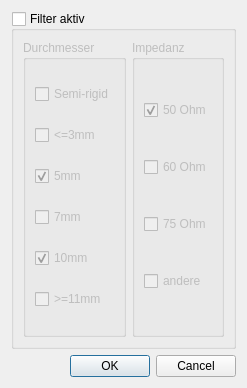
<?xml version="1.0" encoding="UTF-8"?>
<ui version="4.0">
 <class>FilterDialog</class>
 <widget class="QDialog" name="FilterDialog">
  <property name="geometry">
   <rect>
    <x>0</x>
    <y>0</y>
    <width>222</width>
    <height>388</height>
   </rect>
  </property>
  <property name="windowTitle">
   <string>Filter</string>
  </property>
  <layout class="QVBoxLayout" name="verticalLayout">
   <item>
    <widget class="QGroupBox" name="groupBoxFilter">
     <property name="title">
      <string>Filter aktiv</string>
     </property>
     <property name="checkable">
      <bool>true</bool>
     </property>
     <property name="checked">
      <bool>false</bool>
     </property>
     <layout class="QGridLayout" name="gridLayout">
      <item row="0" column="2">
       <widget class="QGroupBox" name="groupBox_2">
        <property name="title">
         <string>Impedanz</string>
        </property>
        <layout class="QVBoxLayout" name="verticalLayout_3">
         <item>
          <widget class="QCheckBox" name="checkBox50">
           <property name="text">
            <string>50 Ohm</string>
           </property>
           <property name="checked">
            <bool>true</bool>
           </property>
          </widget>
         </item>
         <item>
          <widget class="QCheckBox" name="checkBox60">
           <property name="text">
            <string>60 Ohm</string>
           </property>
          </widget>
         </item>
         <item>
          <widget class="QCheckBox" name="checkBox75">
           <property name="text">
            <string>75 Ohm</string>
           </property>
          </widget>
         </item>
         <item>
          <widget class="QCheckBox" name="checkBoxImp">
           <property name="text">
            <string>andere</string>
           </property>
          </widget>
         </item>
        </layout>
       </widget>
      </item>
      <item row="0" column="0" colspan="2">
       <widget class="QGroupBox" name="groupBox">
        <property name="title">
         <string>Durchmesser</string>
        </property>
        <layout class="QVBoxLayout" name="verticalLayout_2">
         <item>
          <widget class="QCheckBox" name="checkBoxSemiRigid">
           <property name="text">
            <string>Semi-rigid</string>
           </property>
          </widget>
         </item>
         <item>
          <widget class="QCheckBox" name="checkBox3mm">
           <property name="text">
            <string>&lt;=3mm</string>
           </property>
          </widget>
         </item>
         <item>
          <widget class="QCheckBox" name="checkBox5mm">
           <property name="text">
            <string>5mm</string>
           </property>
           <property name="checked">
            <bool>true</bool>
           </property>
          </widget>
         </item>
         <item>
          <widget class="QCheckBox" name="checkBox7mm">
           <property name="text">
            <string>7mm</string>
           </property>
          </widget>
         </item>
         <item>
          <widget class="QCheckBox" name="checkBox10mm">
           <property name="text">
            <string>10mm</string>
           </property>
           <property name="checked">
            <bool>true</bool>
           </property>
          </widget>
         </item>
         <item>
          <widget class="QCheckBox" name="checkBox15mm">
           <property name="text">
            <string>&gt;=11mm</string>
           </property>
          </widget>
         </item>
        </layout>
       </widget>
      </item>
     </layout>
    </widget>
   </item>
   <item>
    <widget class="QDialogButtonBox" name="buttonBox">
     <property name="orientation">
      <enum>Qt::Orientation::Horizontal</enum>
     </property>
     <property name="standardButtons">
      <set>QDialogButtonBox::StandardButton::Cancel|QDialogButtonBox::StandardButton::Ok</set>
     </property>
    </widget>
   </item>
  </layout>
 </widget>
 <resources/>
 <connections>
  <connection>
   <sender>buttonBox</sender>
   <signal>accepted()</signal>
   <receiver>FilterDialog</receiver>
   <slot>accept()</slot>
   <hints>
    <hint type="sourcelabel">
     <x>248</x>
     <y>200</y>
    </hint>
    <hint type="destinationlabel">
     <x>157</x>
     <y>210</y>
    </hint>
   </hints>
  </connection>
  <connection>
   <sender>buttonBox</sender>
   <signal>rejected()</signal>
   <receiver>FilterDialog</receiver>
   <slot>reject()</slot>
   <hints>
    <hint type="sourcelabel">
     <x>316</x>
     <y>200</y>
    </hint>
    <hint type="destinationlabel">
     <x>286</x>
     <y>210</y>
    </hint>
   </hints>
  </connection>
 </connections>
</ui>
